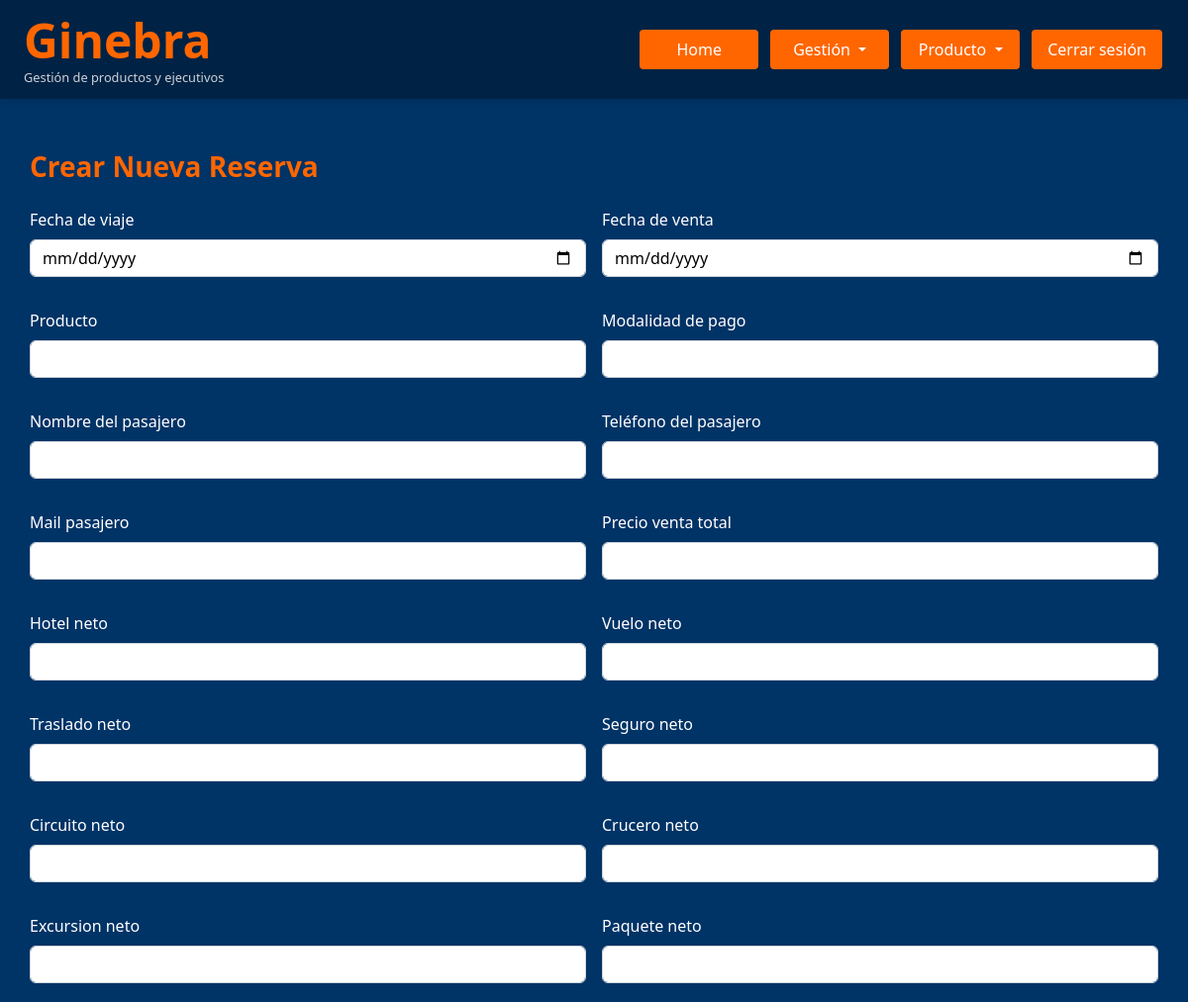
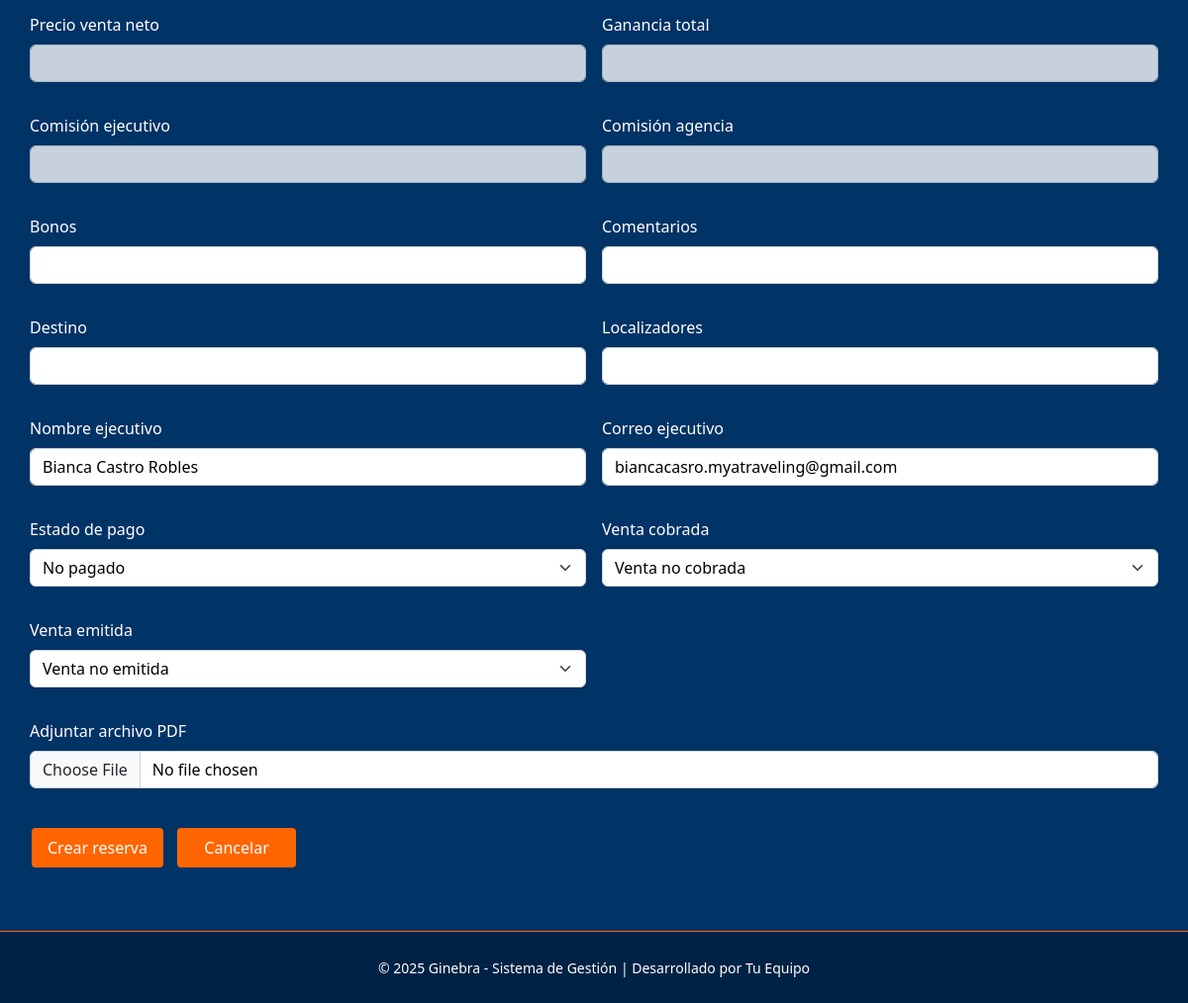
Page /reservas?editar=15 (signed in) on the earlier database version (2 pictures, top to bottom).
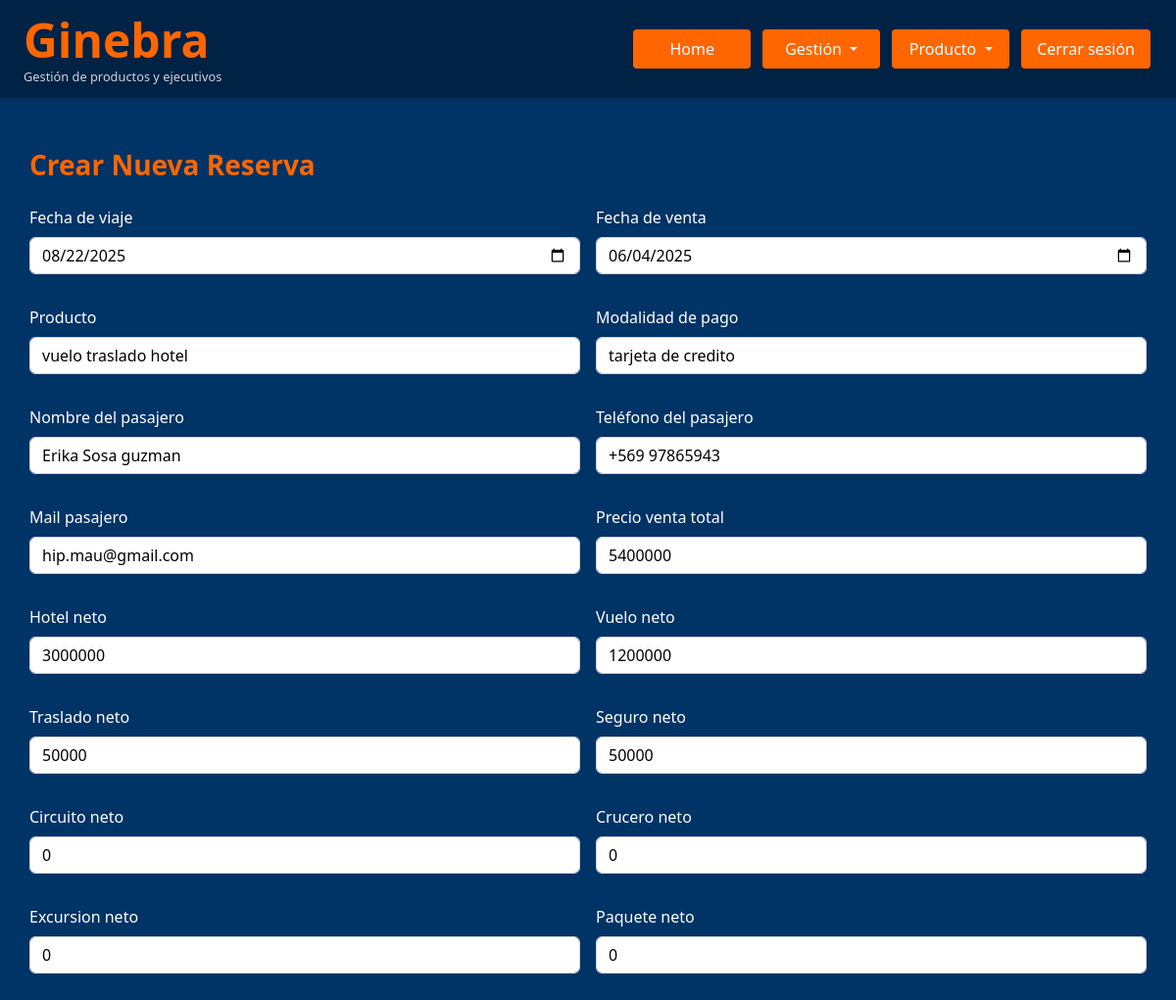
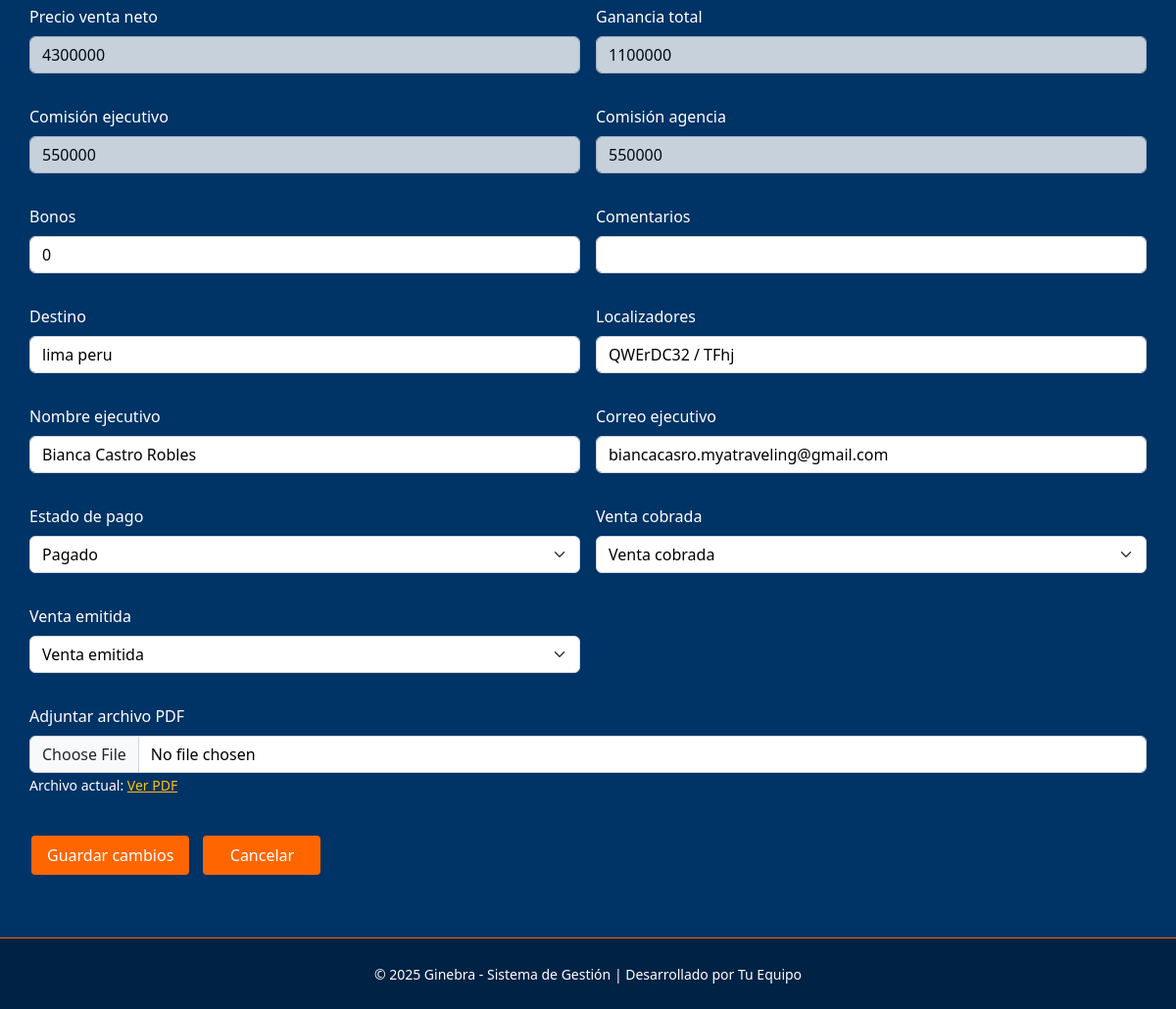
Same page on the later database version (2 pictures, top to bottom).
### Ginebra.py (models this page shows, shortened)
class Usuario(UserMixin, db.Model):
    id = db.Column(db.Integer, primary_key=True)
    username = db.Column(db.String(150), unique=True, nullable=False, index=True)
    password_hash = db.Column(db.String(256), nullable=False)
    nombre = db.Column(db.String(150), index=True)
    apellidos = db.Column(db.String(150), index=True)
    rut = db.Column(db.String(12), unique=True, nullable=True, index=True)
    fecha_nacimiento = db.Column(db.Date, index=True)
    fecha_ingreso = db.Column(db.Date, index=True)
    telefono = db.Column(db.String(20), index=True)
    correo_personal = db.Column(db.String(150), index=True)
    correo = db.Column(db.String(150), unique=True, nullable=False, index=True)
    direccion = db.Column(db.String(250), index=True)
    comision = db.Column(db.Numeric(12,2), default=Decimal('0'), index=True)
    sueldo = db.Column(db.Numeric(12,2), default=Decimal('0'), index=True)
    estado = db.Column(db.Enum(*ESTADO_OPTIONS, name='estado_usuario'), default='Activo')
    rol = db.Column(db.Enum(*ROLES, name='roles'), nullable=False)
    empresa_id = db.Column(db.Integer, db.ForeignKey('empresa.id'), nullable=True)
    empresa = db.relationship('Empresa', backref=db.backref('usuarios', lazy=True))
    @property
    def password(self):
        """No permite leer la contraseña directamente."""
        raise AttributeError('No se puede leer la contraseña')

class Reserva(db.Model):
    id = db.Column(db.Integer, primary_key=True)
    usuario_id = db.Column(db.Integer, db.ForeignKey('usuario.id'), nullable=False)
    fecha_viaje = db.Column(db.Date, nullable=True, index=True)
    fecha_venta = db.Column(db.Date, nullable=True, index=True)
    producto = db.Column(db.String(100), index=True)
    modalidad_pago = db.Column(db.String(100), index=True)
    nombre_pasajero = db.Column(db.String(100), index=True)
    telefono_pasajero = db.Column(db.String(100), index=True)
    mail_pasajero = db.Column(db.String(100), index=True)
    precio_venta_total = db.Column(db.Numeric(12,2), default=Decimal('0.00'), index=True)
    precio_venta_neto = db.Column(db.Numeric(12,2), default=Decimal('0.00'), index=True)
    hotel_neto = db.Column(db.Numeric(12,2), default=Decimal('0.00'), index=True)
    vuelo_neto = db.Column(db.Numeric(12,2), default=Decimal('0.00'), index=True)
    traslado_neto = db.Column(db.Numeric(12,2), default=Decimal('0.00'), index=True)
    seguro_neto = db.Column(db.Numeric(12,2), default=Decimal('0.00'), index=True)
    circuito_neto = db.Column(db.Numeric(12,2), default=Decimal('0.00'), index=True)
    crucero_neto = db.Column(db.Numeric(12,2), default=Decimal('0.00'), index=True)
    excursion_neto = db.Column(db.Numeric(12,2), default=Decimal('0.00'), index=True)
    paquete_neto = db.Column(db.Numeric(12,2), default=Decimal('0.00'), index=True)
    ganancia_total =  db.Column(db.Numeric(12,2), default=Decimal('0.00'), index=True)
    comision_ejecutivo = db.Column(db.Numeric(12,2), default=Decimal('0.00'), index=True)
    comision_agencia = db.Column(db.Numeric(12,2), default=Decimal('0.00'), index=True)
    bonos = db.Column(db.Numeric(12,2), default=Decimal('0.00'), index=True)
    localizadores = db.Column(db.Text, nullable=True)
    nombre_ejecutivo = db.Column(db.String(100), index=True)
    correo_ejecutivo = db.Column(db.String(100), index=True)
    destino = db.Column(db.String(100))
    comentarios = db.Column(db.Text, nullable=True)
    comprobante_venta = db.Column(db.String(200))
    comprobante_pdf = db.Column(db.LargeBinary)
    estado_pago = db.Column(db.Enum(*ESTADO_PAGO_OPTIONS, name='estado_pago_reserva'), default='No Pagado')
    venta_cobrada = db.Column(db.Enum(*VENTA_COBRADA_OPTIONS, name='venta_cobrada_options'), default='No Cobrada')
    venta_emitida = db.Column(db.Enum(*VENTA_EMITIDA_OPTIONS, name='venta_emitida_options'), default='No Emitida')
    usuario = db.relationship('Usuario', backref=db.backref('reservas', lazy=True))
    empresa_id = db.Column(db.Integer, db.ForeignKey('empresa.id'), nullable=True)
    empresa = db.relationship('Empresa', backref=db.backref('reservas', lazy=True))

### Ginebra.py (the view, shortened to what this page needs)
@app.route('/reservas', methods=['GET', 'POST'])
@login_required
def gestionar_reservas():
    search_query = request.args.get('search', '').strip()
    page = request.args.get('page', 1, type=int)
    per_page = 10  # Número de elementos por página
    reservas_query = Reserva.query
    if current_user.rol not in ('admin', 'master'):
        reservas_query = reservas_query.filter_by(usuario_id=current_user.id)
    reservas_paginated = reservas_query.paginate(page=page, per_page=per_page, error_out=False)
    reservas = reservas_paginated.items
    editar_id = request.args.get('editar')
    editar_reserva = None
    if editar_id:
        reserva_a_editar = Reserva.query.get(int(editar_id))
        if reserva_a_editar and puede_editar_reserva(reserva_a_editar):
            if reserva_a_editar.usuario:
                comision_ejecutivo, comision_agencia, ganancia_total, _, precio_venta_neto = calcular_comisiones(reserva_a_editar, reserva_a_editar.usuario)
                reserva_a_editar.precio_venta_neto = precio_venta_neto
                reserva_a_editar.comision_ejecutivo = comision_ejecutivo
                reserva_a_editar.comision_agencia = comision_agencia
                reserva_a_editar.ganancia_total = ganancia_total
            editar_reserva = reserva_a_editar
    return render_template(
        'reservas.html',
        reservas=reservas,
        editar_reserva=editar_reserva,
        pagination=reservas_paginated,
        search_query=search_query
    )

### templates/reservas.html (shortened to what the changed rows need)
{% extends "base.html" %}
{% block extra_css %}
<link rel="stylesheet" href="{{ url_for('static', filename='reservas.css') }}">
{% endblock %}
{% block content %}
<div class="container" style="margin-top: 120px;">
  <form method="POST" enctype="multipart/form-data">
            <div class="row g-3">
        <div class="col-md-6">
          <label class="form-label" for="fecha_viaje">Fecha de viaje</label>
          <input type="date" id="fecha_viaje" class="form-control" name="fecha_viaje"
            value="{{ editar_reserva.fecha_viaje if editar_reserva else '' }}" required />
        </div>
        <div class="col-md-6">
          <label class="form-label" for="fecha_venta">Fecha de venta</label>
          <input type="date" id="fecha_venta" class="form-control" name="fecha_venta"
            value="{{ editar_reserva.fecha_venta if editar_reserva else '' }}" required />
        </div>
        <div class="col-md-6">
          <label class="form-label" for="producto">Producto</label>
          <input type="text" id="producto" class="form-control" name="producto"
            value="{{ editar_reserva.producto if editar_reserva else '' }}" required />
        </div>
        <div class="col-md-6">
          <label class="form-label" for="modalidad_pago">Modalidad de pago</label>
          <input type="text" id="modalidad_pago" class="form-control" name="modalidad_pago"
            value="{{ editar_reserva.modalidad_pago if editar_reserva else '' }}" required />
        </div>
        <div class="col-md-6">
          <label class="form-label" for="nombre_pasajero">Nombre del pasajero</label>
          <input type="text" id="nombre_pasajero" class="form-control" name="nombre_pasajero"
            value="{{ editar_reserva.nombre_pasajero if editar_reserva else '' }}" required />
        </div>
        <div class="col-md-6">
          <label class="form-label" for="telefono_pasajero">Teléfono del pasajero</label>
          <input type="text" id="telefono_pasajero" class="form-control" name="telefono_pasajero"
            value="{{ editar_reserva.telefono_pasajero if editar_reserva else '' }}" />
        </div>
        <div class="col-md-6">
          <label class="form-label" for="mail_pasajero">Mail pasajero</label>
          <input type="email" id="mail_pasajero" class="form-control" name="mail_pasajero"
            value="{{ editar_reserva.mail_pasajero if editar_reserva else '' }}" required />
        </div>
        <div class="col-md-6">
          <label class="form-label" for="precio_venta_total">Precio venta total</label>
          <input type="number" step="1" id="precio_venta_total" class="form-control" name="precio_venta_total"
            value="{{ editar_reserva.precio_venta_total|int if editar_reserva else '' }}" required />
        </div>
        <div class="col-md-6">
          <label class="form-label" for="hotel_neto">Hotel neto</label>
          <input type="number" step="1" id="hotel_neto" class="form-control" name="hotel_neto"
            value="{{ editar_reserva.hotel_neto|int if editar_reserva else '' }}" />
        </div>
        <div class="col-md-6">
          <label class="form-label" for="vuelo_neto">Vuelo neto</label>
          <input type="number" step="1" id="vuelo_neto" class="form-control" name="vuelo_neto"
            value="{{ editar_reserva.vuelo_neto|int if editar_reserva else '' }}" />
        </div>
        <div class="col-md-6">
          <label class="form-label" for="traslado_neto">Traslado neto</label>
          <input type="number" step="1" id="traslado_neto" class="form-control" name="traslado_neto"
            value="{{ editar_reserva.traslado_neto|int if editar_reserva else '' }}" />
        </div>
        <div class="col-md-6">
          <label class="form-label" for="seguro_neto">Seguro neto</label>
          <input type="number" step="1" id="seguro_neto" class="form-control" name="seguro_neto"
            value="{{ editar_reserva.seguro_neto|int if editar_reserva else '' }}" />
        </div>
        <div class="col-md-6">
          <label class="form-label" for="circuito_neto">Circuito neto</label>
          <input type="number" step="1" id="circuito_neto" class="form-control" name="circuito_neto"
            value="{{ editar_reserva.circuito_neto|int if editar_reserva else '' }}" />
        </div>
        <div class="col-md-6">
          <label class="form-label" for="crucero_neto">Crucero neto</label>
          <input type="number" step="1" id="crucero_neto" class="form-control" name="crucero_neto"
            value="{{ editar_reserva.crucero_neto|int if editar_reserva else '' }}" />
        </div>
        <div class="col-md-6">
          <label class="form-label" for="excursion_neto">Excursion neto</label>
          <input type="number" step="1" id="excursion_neto" class="form-control" name="excursion_neto"
            value="{{ editar_reserva.excursion_neto|int if editar_reserva else '' }}" />
        </div>
        <div class="col-md-6">
          <label class="form-label" for="paquete_neto">Paquete neto</label>
          <input type="number" step="1" id="paquete_neto" class="form-control" name="paquete_neto"
            value="{{ editar_reserva.paquete_neto|int if editar_reserva else '' }}" />
        </div>
        <div class="col-md-6">
          <label class="form-label" for="precio_venta_neto">Precio venta neto</label>
          <input type="number" step="1" id="precio_venta_neto" class="form-control" name="precio_venta_neto"
            value="{{ editar_reserva.precio_venta_neto|int if editar_reserva else '' }}" readonly />
        </div>
        <div class="col-md-6">
          <label class="form-label" for="ganancia_total">Ganancia total</label>
          <input type="number" step="1" id="ganancia_total" class="form-control" name="ganancia_total"
            value="{{ editar_reserva.ganancia_total|int if editar_reserva else '' }}" readonly />
        </div>
        <div class="col-md-6">
          <label class="form-label" for="comision_ejecutivo">Comisión ejecutivo</label>
          <input type="number" step="1" id="comision_ejecutivo" class="form-control" name="comision_ejecutivo"
            value="{{ editar_reserva.comision_ejecutivo|int if editar_reserva else '' }}" readonly />
        </div>
        <div class="col-md-6">
          <label class="form-label" for="comision_agencia">Comisión agencia</label>
          <input type="number" step="1" id="comision_agencia" class="form-control" name="comision_agencia"
            value="{{ editar_reserva.comision_agencia|int if editar_reserva else '' }}" readonly />
        </div>
        <div class="col-md-6">
          <label class="form-label" for="bonos">Bonos</label>
          <input type="number" step="0.01" id="bonos" class="form-control" name="bonos"
            value="{{ editar_reserva.bonos|formato_miles if editar_reserva else '' }}" />
        </div>
        <div class="col-md-6">
          <label class="form-label" for="destino">Destino</label>
          <input type="text" id="destino" class="form-control" name="destino"
            value="{{ editar_reserva.destino if editar_reserva else '' }}" />
        </div>
        <div class="col-md-6">
          <label class="form-label" for="localizadores">Localizadores</label>
          <input type="text" id="localizadores" class="form-control" name="localizadores"
            value="{{ editar_reserva.localizadores if editar_reserva else '' }}" />
        </div>
        <div class="col-md-6">
          <label class="form-label" for="nombre_ejecutivo">Nombre ejecutivo</label>
          <input type="text" id="nombre_ejecutivo" class="form-control" name="nombre_ejecutivo"
            value="{{ editar_reserva.nombre_ejecutivo if editar_reserva else current_user.nombre + ' ' + current_user.apellidos }}" />
        </div>
        <div class="col-md-6">
          <label class="form-label" for="correo_ejecutivo">Correo ejecutivo</label>
          <input type="email" id="correo_ejecutivo" class="form-control" name="correo_ejecutivo"
            value="{{ editar_reserva.correo_ejecutivo if editar_reserva else current_user.correo }}" />
        </div>
        <div class="col-md-6">
          <label class="form-label" for="estado_pago">Estado de pago</label>
          <select id="estado_pago" name="estado_pago" class="form-select">
            <option value="No Pagado" {% if (editar_reserva and editar_reserva.estado_pago == 'No Pagado') or not editar_reserva %}selected{% endif %}>No pagado</option>
            <option value="Pagado" {% if editar_reserva and editar_reserva.estado_pago == 'Pagado' %}selected{% endif %}>Pagado</option>
          </select>
        </div>
        <div class="col-md-6">
          <label class="form-label" for="venta_cobrada">Venta cobrada</label>
          <select id="venta_cobrada" name="venta_cobrada" class="form-select">
            <option value="No Cobrada" {% if (editar_reserva and editar_reserva.venta_cobrada == 'No Cobrada') or not editar_reserva %}selected{% endif %}>Venta no cobrada</option>
            <option value="Cobrada" {% if editar_reserva and editar_reserva.venta_cobrada == 'Cobrada' %}selected{% endif %}>Venta cobrada</option>
          </select>
        </div>
        <div class="col-md-6">
          <label class="form-label" for="venta_emitida">Venta emitida</label>
          <select id="venta_emitida" name="venta_emitida" class="form-select">
            <option value="No Emitida" {% if (editar_reserva and editar_reserva.venta_emitida == 'No Emitida') or not editar_reserva %}selected{% endif %}>Venta no emitida</option>
            <option value="Emitida" {% if editar_reserva and editar_reserva.venta_emitida == 'Emitida' %}selected{% endif %}>Venta emitida</option>
          </select>
        </div>
        <div class="col-md-12">
          <label class="form-label" for="archivo_pdf">Adjuntar archivo PDF</label>
          <input type="file" id="archivo_pdf" name="archivo_pdf" class="form-control" accept="application/pdf" />
          {% if editar_reserva and editar_reserva.comprobante_venta %}
            <small class="text-white">
              Archivo actual: <a href="{{ url_for('ver_pdf_db', reserva_id=editar_reserva.id) }}" target="_blank" class="link-warning">Ver PDF</a>
            </small>
          {% endif %}
        </div>
      </div>
        <div class="mt-4">
          <button type="submit" class="btn btn-custom me-2">
            {% if editar_reserva %}Guardar cambios{% else %}Crear reserva{% endif %}
          </button>
          <a href="{{ url_for('admin_reservas') }}" class="btn btn-outline-light">Cancelar</a>
        </div>
      </form>
    </div>
</div>
{% endblock %}

Differences in the rows shown:
no longer on this page (row unchanged): Usuario: nombre_ejecutivo "Bianca Castro Robles", correo_ejecutivo "biancacasro.myatraveling@gmail.com"
added Reserva: fecha_viaje "08/22/2025", fecha_venta "06/04/2025", producto "vuelo traslado hotel", modalidad_pago "tarjeta de credito", nombre_pasajero "Erika Sosa guzman", telefono_pasajero "+569 97865943", mail_pasajero "hip.mau@gmail.com", precio_venta_total "5400000", hotel_neto "3000000", vuelo_neto "1200000", traslado_neto "50000", seguro_neto "50000", circuito_neto "0", crucero_neto "0", excursion_neto "0", paquete_neto "0", precio_venta_neto "4300000", ganancia_total "1100000", comision_ejecutivo "550000", comision_agencia "550000", bonos "0", destino "lima peru", localizadores "QWErDC32 / TFhj", nombre_ejecutivo "Bianca Castro Robles", correo_ejecutivo "biancacasro.myatraveling@gmail.com", estado_pago "Pagado", venta_cobrada "Venta cobrada", venta_emitida "Venta emitida"
Other differences:
form field estado_pago: "No pagado" → (not shown)
form field venta_cobrada: "Venta no cobrada" → (not shown)
form field venta_emitida: "Venta no emitida" → (not shown)
text no longer shown: "Crear reserva"
text now shown: "Archivo actual: Ver PDF Guardar cambios"
